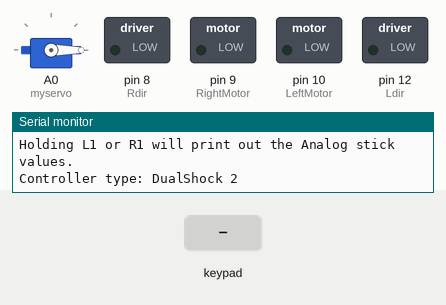
The sketch below on a simulated Arduino Uno, built with avr-gcc and run on an emulated ATmega328P. On the bench: servo, switched loads named in the sketch (green lamp = pin HIGH), the last lines printed to the serial monitor. The test bench sets the inputs (shaded band).

Above: at 1.2 s.
1.3 s: key 'U' pressed
At 2.5 s:
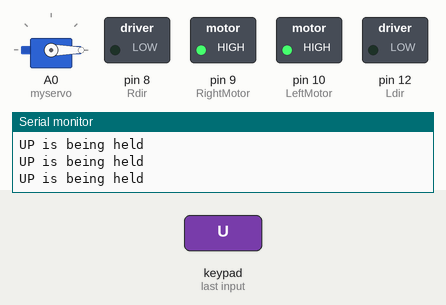
2.8 s: key 'D' pressed
At 3.1 s:
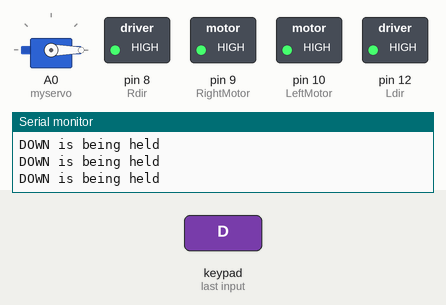
4.3 s: key 'L' pressed
At 4.7 s:
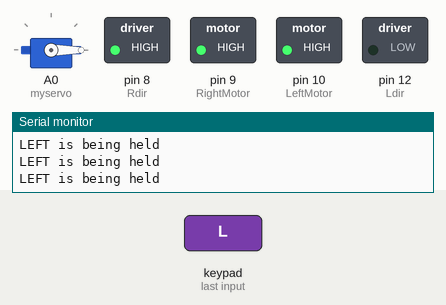
5.8 s: key 'R' pressed
At 6.8 s:
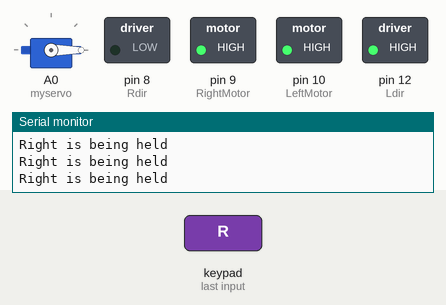
Timing chart, 0 to 8.3 s (numbered marks = the images above; inputs shaded):
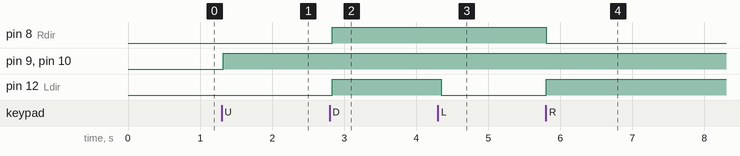

The sketch:

main.ino
```cpp
#include "PS2X_lib.h" // Include the correct library name
#include <Servo.h>

PS2X ps2x; // Create PS2 Controller Class
Servo myservo; // Create Servo object

// Definitions for servo pins and other settings
int error = 0;
byte type = 0;
byte vibrate = 0;

// Pin mapping according to schematics
int RightMotor = 9;
int LeftMotor = 10;
int Rdir = 8;
int Ldir = 12;

void Right(unsigned int Pwm) {
  digitalWrite(Rdir, LOW);
  digitalWrite(Ldir, HIGH);
  analogWrite(RightMotor, Pwm);
}

void Left(unsigned int Pwm) {
  digitalWrite(Rdir, HIGH);
  digitalWrite(Ldir, LOW);
  analogWrite(LeftMotor, Pwm);
}

void Forward(unsigned int Pwm) {
  digitalWrite(Rdir, LOW);
  digitalWrite(Ldir, LOW);
  analogWrite(RightMotor, Pwm);
  analogWrite(LeftMotor, Pwm);
}

void Backward(unsigned int Pwm) {
  digitalWrite(Rdir, HIGH);
  digitalWrite(Ldir, HIGH);
  analogWrite(RightMotor, Pwm);
  analogWrite(LeftMotor, Pwm);
}

void Stop() {
  analogWrite(RightMotor, 0);
  analogWrite(LeftMotor, 0);
}

void setup() {
  Serial.begin(115200);
  error = ps2x.config_gamepad(7, 5, 6, 4, false, false); // Setup pins and settings: GamePad, (clock, command, attention, data, Pressures?, Rumble?) check for error

  if (error == 0) {
    Serial.println("Found Controller, configured successful");
    Serial.println("Try out all the buttons, X will vibrate the controller, faster as you press harder");
    Serial.println("Holding L1 or R1 will print out the Analog stick values.");
  } else if (error == 1) {
    Serial.println("No controller found, check wiring, see readme.txt to enable debug.");
  } else if (error == 2) {
    Serial.println("Controller found but not accepting commands. See readme.txt to enable debug. Visit www.billporter.info for troubleshooting tips.");
  } else if (error == 3) {
    Serial.println("Controller refusing to enter Pressures mode, may not support it.");
  }

  type = ps2x.readType();
  switch (type) {
    case 0:
      Serial.println("Controller type: DualShock");
      break;
    case 1:
      Serial.println("Controller type: DualShock 2");
      break;
    case 2:
      Serial.println("Controller type: PS3");
      break;
    case 3:
      Serial.println("Controller type: PS4");
      break;
    default:
      Serial.println("Unknown Controller Type");
      break;
  }

  // Set pin modes for motors and servo
  pinMode(RightMotor, OUTPUT);
  pinMode(LeftMotor, OUTPUT);
  pinMode(Rdir, OUTPUT);
  pinMode(Ldir, OUTPUT);

  // Attach servo to pin A0 and set initial position
  myservo.attach(A0);
  myservo.write(0);
}

void loop() {
  ps2x.read_gamepad(false, vibrate); // Read controller and set large motor to spin at 'vibrate' speed

  if (ps2x.Button(PSB_L2)) {
    Serial.println("L2 pressed");
  }
  if (ps2x.Button(PSB_R2)) {
    Serial.println("R2 pressed");
  }
  if (ps2x.Button(PSB_PAD_UP)) {
    Serial.println("UP is being held");
    Forward(255);
  } else if (ps2x.Button(PSB_PAD_RIGHT)) {
    Serial.println("Right is being held");
    Right(255);
  } else if (ps2x.Button(PSB_PAD_LEFT)) {
    Serial.println("LEFT is being held");
    Left(255);
  } else if (ps2x.Button(PSB_PAD_DOWN)) {
    Serial.println("DOWN is being held");
    Backward(255);
  } else if (ps2x.Button(PSB_R1)) {
    Serial.println("R1 Pressed");
    myservo.write(60);
  } else if (ps2x.Button(PSB_R2)) {
    Serial.println("R2 Pressed");
    myservo.write(0);
  }

  delay(50); // Short delay for stability
}
```

Measured:
- after the input at 1.3 s, pin 9 (RightMotor), pin 10 (LeftMotor): LOW → HIGH at once
- after the input at 2.8 s, pin 8 (Rdir), pin 12 (Ldir): LOW → HIGH at once
- after the input at 4.3 s, pin 12 (Ldir): HIGH → LOW after 0.05 s
- after the input at 5.8 s, pin 8 (Rdir): HIGH → LOW at once; pin 12 (Ldir): LOW → HIGH at once
